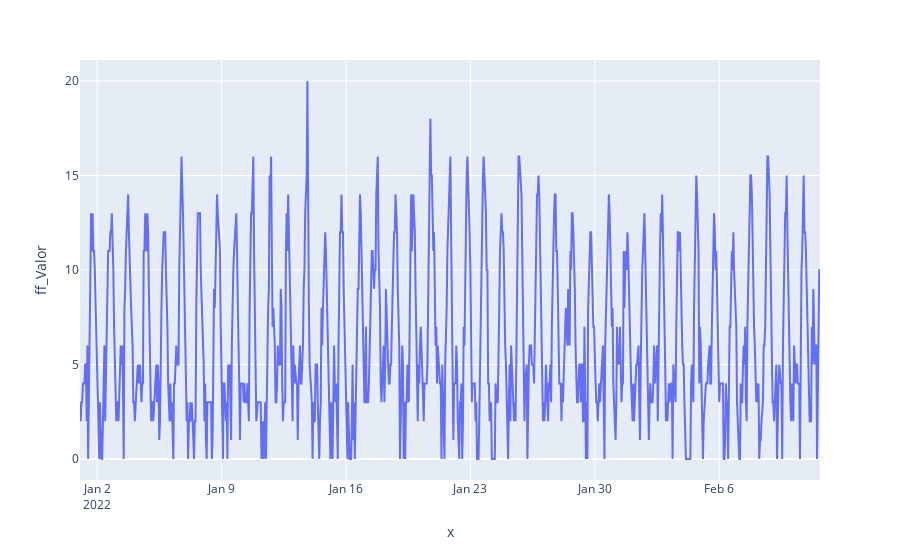

This figure's notebook cell:
### Code cell
fig = px.line(df.head(1000), x=df.head(1000).index, y="ff_Valor")
fig.show()

### Figure 1 — Plotly figure (JSON) as saved in the notebook; plotly's stock layout.template omitted (floating-point values rounded to 4 significant figures; data arrays with more than 128 entries replaced by an {"elided": "..."} marker saying what was removed)
{"data": [{"hovertemplate": "x=%{x}<br>ff_Valor=%{y}<extra></extra>", "legendgroup": "", "line": {"color": "#636efa", "dash": "solid"}, "marker": {"symbol": "circle"}, "mode": "lines", "name": "", "orientation": "v", "showlegend": false, "type": "scatter", "x": {"elided": "1000 str values"}, "xaxis": "x", "y": {"elided": "1000 int values"}, "yaxis": "y"}], "layout": {"autosize": true, "legend": {"tracegroupgap": 0}, "margin": {"t": 60}, "xaxis": {"anchor": "y", "autorange": true, "domain": [0, 1], "range": ["2022-01-01 01:00", "2022-02-11 16:00"], "title": {"text": "x"}, "type": "date"}, "yaxis": {"anchor": "x", "autorange": true, "domain": [0, 1], "range": [-1.111, 21.11], "title": {"text": "ff_Valor"}, "type": "linear"}}}
